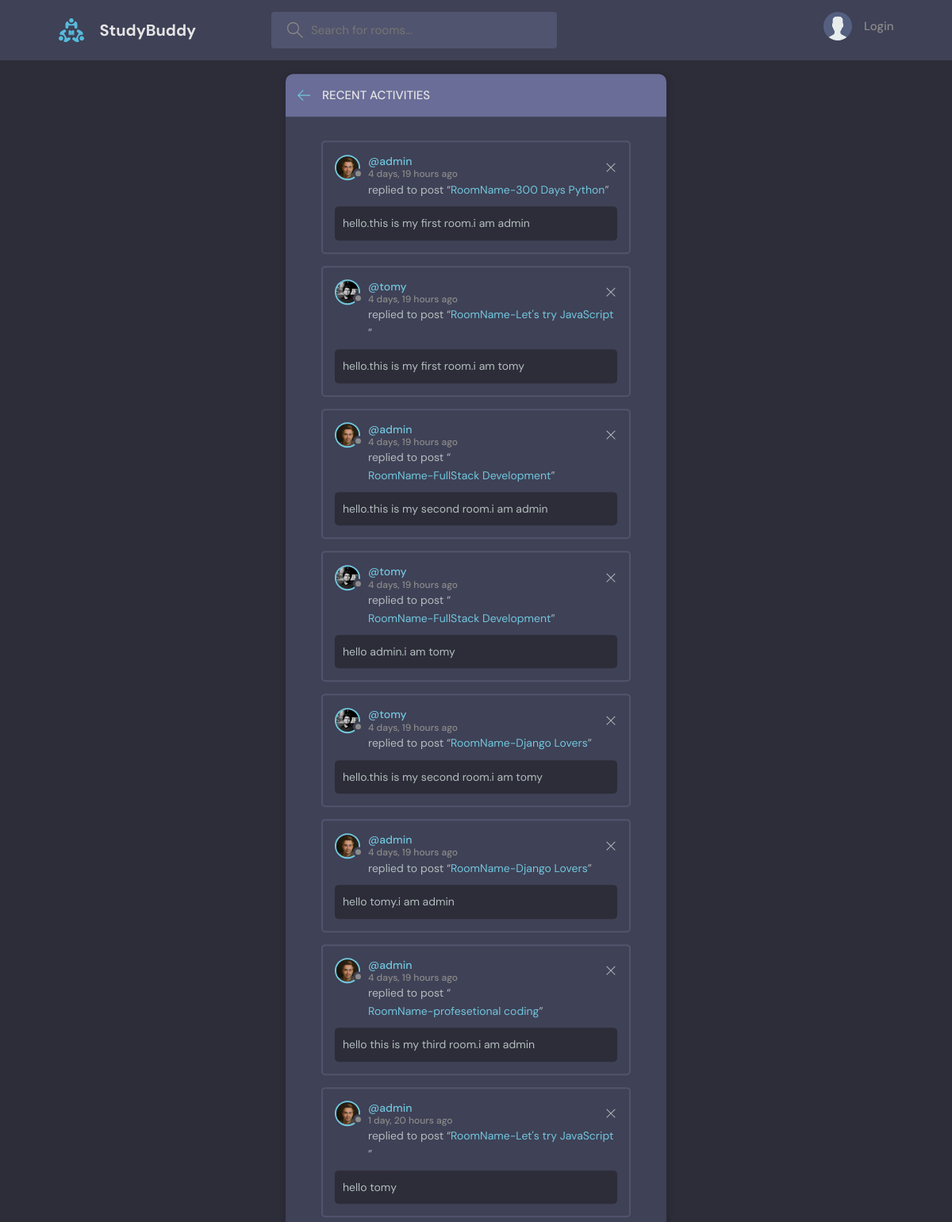
The page /activity/ on the database its author committed.
### base/models.py (models this page shows, shortened)
class Message(models.Model):
    user=models.ForeignKey(User,on_delete=models.CASCADE)
    room=models.ForeignKey(Room,on_delete=models.CASCADE)
    body=models.TextField()
    created=models.DateTimeField(auto_now_add=True)
    updated=models.DateTimeField(auto_now=True)

class User(AbstractUser):
    name=models.CharField(max_length=200)
    bio=models.TextField(null=True)
    avatar=models.ImageField(default='avatar.svg',null=True)
    email=models.EmailField(unique=True,null=True)
    USERNAME_FIELD='email'
    REQUIRED_FIELDS=['username']

class Room(models.Model):
    host=models.ForeignKey(User,on_delete=models.SET_NULL,null=True)
    topic=models.ForeignKey(Topic,on_delete=models.SET_NULL,null=True)
    name=models.CharField(max_length=200)
    description=models.TextField(null=True,blank=True)
    participants=models.ManyToManyField(User,related_name='participants',blank=True)
    created=models.DateTimeField(auto_now_add=True)
    updated=models.DateTimeField(auto_now=True)
    class Meta:
        ordering=['-created','-updated']

### base/views.py (the view)
# urls.py: path('activity/',views.activityPage,name='activity'),
def activityPage(request):
    room_messages=Message.objects.all()
    context={'room_messages':room_messages}
    return render(request,'base/activity.html',context)

### base/templates/base/activity.html
    {% extends 'main.html' %}
    {% block content %}
    <main class="layout">
      <div class="container">
        <div class="layout__box">
          <div class="layout__boxHeader">
            <div class="layout__boxTitle">
              <a href="index.html">
                <svg version="1.1" xmlns="http://www.w3.org/2000/svg" width="32" height="32" viewBox="0 0 32 32">
                  <title>arrow-left</title>
                  <path
                    d="M13.723 2.286l-13.723 13.714 13.719 13.714 1.616-1.611-10.96-10.96h27.625v-2.286h-27.625l10.965-10.965-1.616-1.607z"
                  ></path>
                </svg>
              </a>
              <h3>Recent Activities</h3>
            </div>
          </div>
          <div class="activities-page layout__body">
            {% for message in room_messages %}
            <div class="activities__box">
              <div class="activities__boxHeader roomListRoom__header">
                <a href="{% url 'profile' message.user.id  %}" class="roomListRoom__author">
                  <div class="avatar avatar--small">
                    <img src="{{message.user.avatar.url}}" />
                  </div>
                  <p>
                    @{{message.user.username}}
                    <span>{{message.created|timesince}} ago</span>
                  </p>
                </a>
                <div class="roomListRoom__actions">
                  <a href="#">
                    <svg version="1.1" xmlns="http://www.w3.org/2000/svg" width="32" height="32" viewBox="0 0 32 32">
                      <title>remove</title>
                      <path
                        d="M27.314 6.019l-1.333-1.333-9.98 9.981-9.981-9.981-1.333 1.333 9.981 9.981-9.981 9.98 1.333 1.333 9.981-9.98 9.98 9.98 1.333-1.333-9.98-9.98 9.98-9.981z"
                      ></path>
                    </svg>
                  </a>
                </div>
              </div>
              <div class="activities__boxContent">
                <p>replied to post “<a href="{% url 'room' message.room.id %}">{{message.room.name}}</a>”</p>
                <div class="activities__boxRoomContent">
                  {{message.body}}
                </div>
              </div>
            </div>
            {% endfor %}
          </div>
        </div>
      </div>
    </main>
    {% endblock content %}

### static/styles/style.css (style rules this page uses)
:root { --color-main: #71c6dd; --color-main-light: #e1f6fb; --color-dark: #3f4156; --color-dark-medium: #51546e; --color-dark-light: #696d97; --color-light: #e5e5e5; --color-gray: #8b8b8b; --color-light-gray: #b2bdbd; --color-bg: #2d2d39; --color-success: #5dd693; --color-error: #fc4b0b; }
* { font-family: "DM Sans", -apple-system, BlinkMacSystemFont, "Segoe UI", Roboto, Oxygen, Ubuntu, Cantarell, "Open Sans", "Helvetica Neue", sans-serif; margin: 0; padding: 0; box-sizing: border-box; text-rendering: optimizeLegibility; font-size: inherit; }
html { font-size: 56.25%; }
@media only screen and (min-width: 1200px) { html { font-size: 62.5%; } }
body { line-height: 1.6; font-weight: 400; font-size: 1.5rem; color: var(--color-light-gray); background-color: var(--color-bg); min-height: 100vh; }
img { width: 100%; }
a { display: inline-block; color: var(--color-main); text-decoration: none; }
.container { max-width: 120rem; width: 90%; margin: auto; }
.avatar { position: relative; display: inline-block; border-radius: 50%; border: 2px solid var(--color-main); }
.avatar img { display: block; border-radius: 50%; object-fit: cover; object-position: center; }
.avatar::after { content: ""; display: block; position: absolute; background-color: var(--color-gray); z-index: 111; border-radius: 50%; border: 0.3rem solid var(--color-dark); }
.avatar.avatar--small img { width: 2.8rem; height: 2.8rem; }
.avatar.avatar--small:after { width: 0.7rem; height: 0.7rem; bottom: 0px; right: -6px; }
.layout { margin-top: 2.4rem; }
.layout > .container { display: flex; justify-content: space-between; align-items: flex-start; }
.layout__box { width: 90%; max-width: 48rem; min-height: 40rem; position: absolute; top: 50%; left: 50%; transform: translate(-50%, -46%); background-color: var(--color-dark); border-radius: 1rem; box-shadow: 1px 1px 6px 3px rgba(0, 0, 0, 0.1); overflow: hidden; }
.layout__boxHeader { display: flex; padding: 1.5rem; background-color: var(--color-dark-light); }
.layout__boxTitle { display: flex; gap: 1.5rem; align-items: center; }
.layout__boxTitle h3 { text-transform: uppercase; font-weight: 500; color: var(--color-light); }
.layout__boxTitle svg { width: 1.6rem; height: 1.6rem; fill: var(--color-main); }
.layout__body { margin: 3rem; }
.roomListRoom__header { display: flex; justify-content: space-between; align-items: center; }
.roomListRoom__author { font-weight: 500; display: flex; align-items: center; gap: 1rem; }
.roomListRoom__actions { display: flex; align-items: flex-start; gap: 1rem; position: relative; }
.roomListRoom__actions svg { fill: var(--color-main); width: 1.6rem; height: 1.6rem; }
.activities__box { margin: 1.5rem; padding: 1.5rem; border: 2px solid var(--color-dark-medium); border-radius: 5px; }
.activities__boxHeader p { font-size: 1.4rem; line-height: 1.3; }
.activities__boxHeader p span { color: var(--color-gray); font-size: 1.2rem; display: block; }
.activities__boxContent { margin-left: 4.2rem; }
.activities__boxContent { font-size: 1.4rem; }
.activities__boxRoomContent { background: var(--color-bg); padding: 1rem; border-radius: 5px; margin-top: 1rem; margin-left: -4.2rem; }
.roomListRoom__actions svg { fill: var(--color-light-gray); }

### rows shown on the page
Message: user.avatar (picture), user.username "admin", created "4 days, 19 hours", room.name "RoomName-300 Days Python", body "hello.this is my first room.i am admin"
Message: user.avatar (picture), user.username "tomy", created "4 days, 19 hours", room.name "RoomName-Let's try JavaScript", body "hello.this is my first room.i am tomy"
Message: user.avatar (picture), user.username "admin", created "4 days, 19 hours", room.name "RoomName-FullStack Development", body "hello.this is my second room.i am admin"
Message: user.avatar (picture), user.username "tomy", created "4 days, 19 hours", room.name "RoomName-FullStack Development", body "hello admin.i am tomy"
Message: user.avatar (picture), user.username "tomy", created "4 days, 19 hours", room.name "RoomName-Django Lovers", body "hello.this is my second room.i am tomy"
Message: user.avatar (picture), user.username "admin", created "4 days, 19 hours", room.name "RoomName-Django Lovers", body "hello tomy.i am admin"
Message: user.avatar (picture), user.username "admin", created "4 days, 19 hours", room.name "RoomName-profesetional coding", body "hello this is my third room.i am admin"
Message: user.avatar (picture), user.username "admin", created "1 day, 20 hours", room.name "RoomName-Let's try JavaScript", body "hello tomy"
